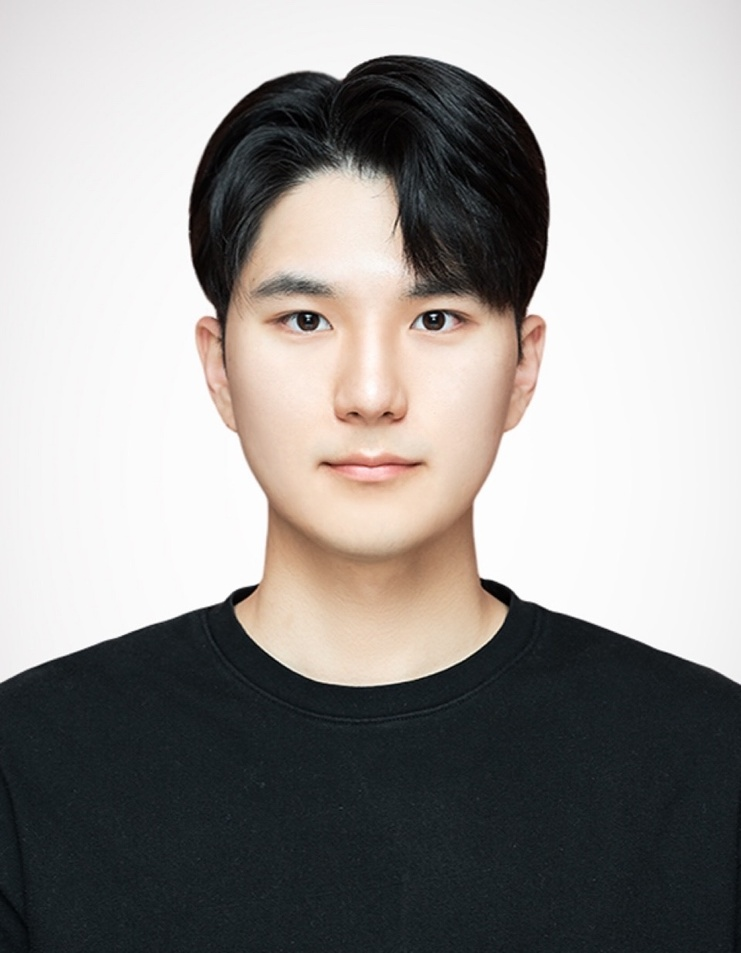
//> input picture data/test.jpg, 741 x 953 px, shrunk from 960 x 1235 before the run
$ ./W2   (built with g++ and OpenCV 4)
//> lines starting //> are read from the running program, lines starting //| are printed output that depends on the picture; after the words box and inside, x2 and y2 are one past the last pixel; in counts of white or black regions, pixels touching at a corner belong together
#include <opencv2/imgproc.hpp>
#include <opencv2/highgui.hpp>

using namespace cv;
int main()
{
	Mat imgColor = imread(
		"C:/Users/shinj/Desktop/3-2/AEEDS/AEEDS/data/test.jpg",
		IMREAD_COLOR); // 1이면 color 2면 grey
//> imgColor is the input picture: 953 rows x 741 cols, CV_8UC3; mean B, G, R 147.5, 149.6, 152.5

	int height, width;
	height = imgColor.rows;
//> height = 953
	width = imgColor.cols;
//> width = 741

	Mat result(height, width, CV_8UC3);
	result = imgColor.clone();

	int x, y, cx, cy, BLK;
	float rVal, gVal, bVal;
	float avgVal;

	cx = width / 2;
//> cx = 370
	cy = height / 2;
//> cy = 476
	BLK = 100;

	for (y = cy; y < cy + BLK; y++) {
		for (x = cx; x < cx + BLK; x++) {
			rVal = imgColor.at<Vec3b>(y, x)[2];
			gVal = imgColor.at<Vec3b>(y, x)[1];
			bVal = imgColor.at<Vec3b>(y, x)[0];

			avgVal = (rVal + gVal + bVal) / 3;

			result.at<Vec3b>(y, x)[2] = avgVal;
			result.at<Vec3b>(y, x)[1] = avgVal;
			result.at<Vec3b>(y, x)[0] = avgVal;
		}
	}
//> this loop made 100 passes
//> (rVal, gVal, bVal, avgVal) on passes 1 to 12: (214, 182, 159, 185), (213, 181, 158, 184), (210, 178, 155, 181), (209, 174, 152, 178.3), (209, 173, 149, 177), (210, 174, 150, 178), (211, 175, 151, 179), (212, 176, 152, 180), (211, 175, 151, 179), (208, 172, 146, 175.3), (205, 169, 143, 172.3), (204, 168, 142, 171.3)
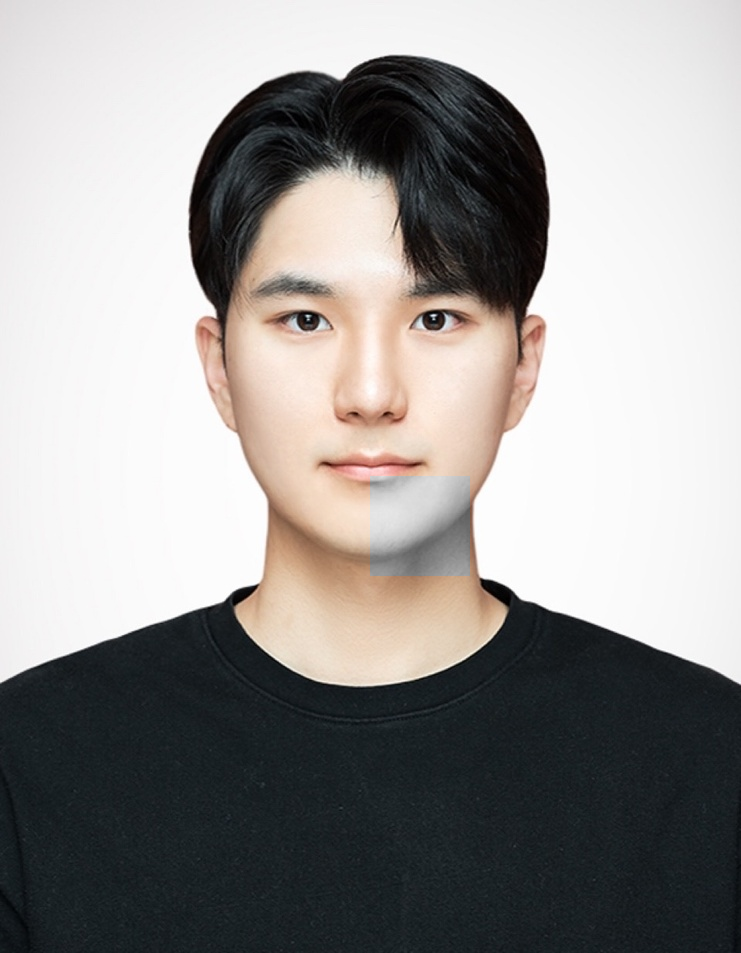
//> result: 953 rows x 741 cols, CV_8UC3; 1.42% of pixels changed, all inside (x1, y1, x2, y2) = (370, 476, 470, 576)
//> after the loop, rVal = 191; gVal = 154; bVal = 125; avgVal = 156.7

	imwrite("result.bmp", result);

	return 0;
}
